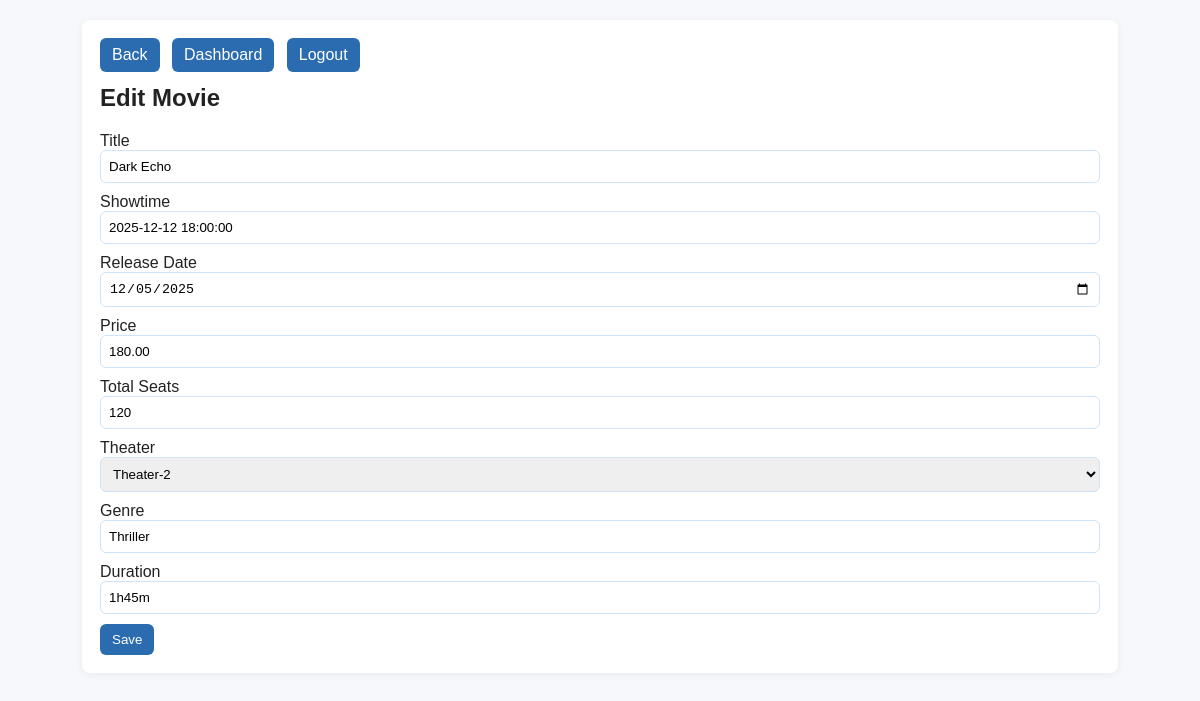
The page /manager_edit_movie_form.php?id=1 (signed in) on the database its author committed.
### tables this page shows
CREATE TABLE movies (
  movie_id INT AUTO_INCREMENT PRIMARY KEY,
  title VARCHAR(255) NOT NULL,
  showtime DATETIME NOT NULL,
  release_date DATE,
  price_per_seat DECIMAL(8,2) NOT NULL DEFAULT 0.00,
  total_seats INT NOT NULL DEFAULT 0,
  theater_id INT NOT NULL,
  genre VARCHAR(100),
  duration VARCHAR(50),
  FOREIGN KEY (theater_id) REFERENCES theaters(theater_id) ON DELETE CASCADE
);

CREATE TABLE theaters (
  theater_id INT AUTO_INCREMENT PRIMARY KEY,
  theater_number VARCHAR(50) NOT NULL,
  location VARCHAR(255) NOT NULL
);

### manager_edit_movie_form.php (the view, shortened to what this page needs)
<?php
require 'db.php';
$id = (int)($_GET['id'] ?? 0);
$stmt = $mysqli->prepare("SELECT * FROM movies WHERE movie_id=?");
$stmt->bind_param('i',$id);
$stmt->execute();
$movie = $stmt->get_result()->fetch_assoc();
$theaters = $mysqli->query("SELECT theater_id, theater_number FROM theaters ORDER BY theater_id");
?>
<!doctype html>
<html>
<head><meta charset="utf-8"><title>Edit Movie</title><link rel="stylesheet" href="style.css"></head>
<body>
<div class="container">
  <div class="nav">
    <a class="button" href="manager_edit_movie.php">Back</a>
    <a class="button" href="manager_dashboard.php">Dashboard</a>
    <a class="button" href="logout.php">Logout</a>
  </div>
  <h2>Edit Movie</h2>
  <form method="post">
    <div class="form-row"><label>Title</label><input type="text" name="title" value="<?php echo htmlspecialchars($movie['title']); ?>"></div>
    <div class="form-row"><label>Showtime</label><input type="text" name="showtime" value="<?php echo htmlspecialchars($movie['showtime']); ?>"></div>
    <div class="form-row"><label>Release Date</label><input type="date" name="release_date" value="<?php echo htmlspecialchars($movie['release_date']); ?>"></div>
    <div class="form-row"><label>Price</label><input type="number" step="0.01" name="price" value="<?php echo htmlspecialchars($movie['price_per_seat']); ?>"></div>
    <div class="form-row"><label>Total Seats</label><input type="number" name="seats" value="<?php echo htmlspecialchars($movie['total_seats']); ?>"></div>
    <div class="form-row"><label>Theater</label>
      <select name="theater_id">
        <?php while($t = $theaters->fetch_assoc()): ?>
        <option value="<?php echo $t['theater_id']; ?>"
          <?php if($t['theater_id']==$movie['theater_id']) echo 'selected'; ?>>
          <?php echo htmlspecialchars($t['theater_number']); ?>
        </option>
        <?php endwhile; ?>
      </select>
    </div>
    <div class="form-row"><label>Genre</label><input type="text" name="genre" value="<?php echo htmlspecialchars($movie['genre']); ?>"></div>
    <div class="form-row"><label>Duration</label><input type="text" name="duration" value="<?php echo htmlspecialchars($movie['duration']); ?>"></div>
    <button class="button" type="submit">Save</button>
  </form>
</div>
</body>
</html>

### style.css (style rules this page uses)
body { font-family: Arial, Helvetica, sans-serif; background: #f6f8fb; margin: 0; padding: 20px; color: #222; }
.container { max-width: 1000px; margin: 0 auto; background: #fff; padding: 18px; border-radius: 8px; box-shadow: 0 2px 8px rgba(0,0,0,0.06); }
h1,h2 { margin-top: 0; }
.button { display: inline-block; padding: 8px 12px; border-radius: 6px; text-decoration: none; background: #2b6cb0; color: white; border: 0; cursor: pointer; }
.form-row { margin-bottom: 10px; }
input[type="text"], input[type="email"], input[type="password"], input[type="number"], input[type="datetime-local"], input[type="date"], select, textarea { width: 100%; padding: 8px; box-sizing: border-box; border-radius: 6px; border: 1px solid #d1e3f8; }
.nav { margin-bottom: 12px; }
.nav a { margin-right: 8px; }

### rows shown on the page
movies: title "Dark Echo", showtime "2025-12-12 18:00:00", release_date "12/05/2025", price "180.00", seats "120", theater_id "Theater-2", genre "Thriller", duration "1h45m"
